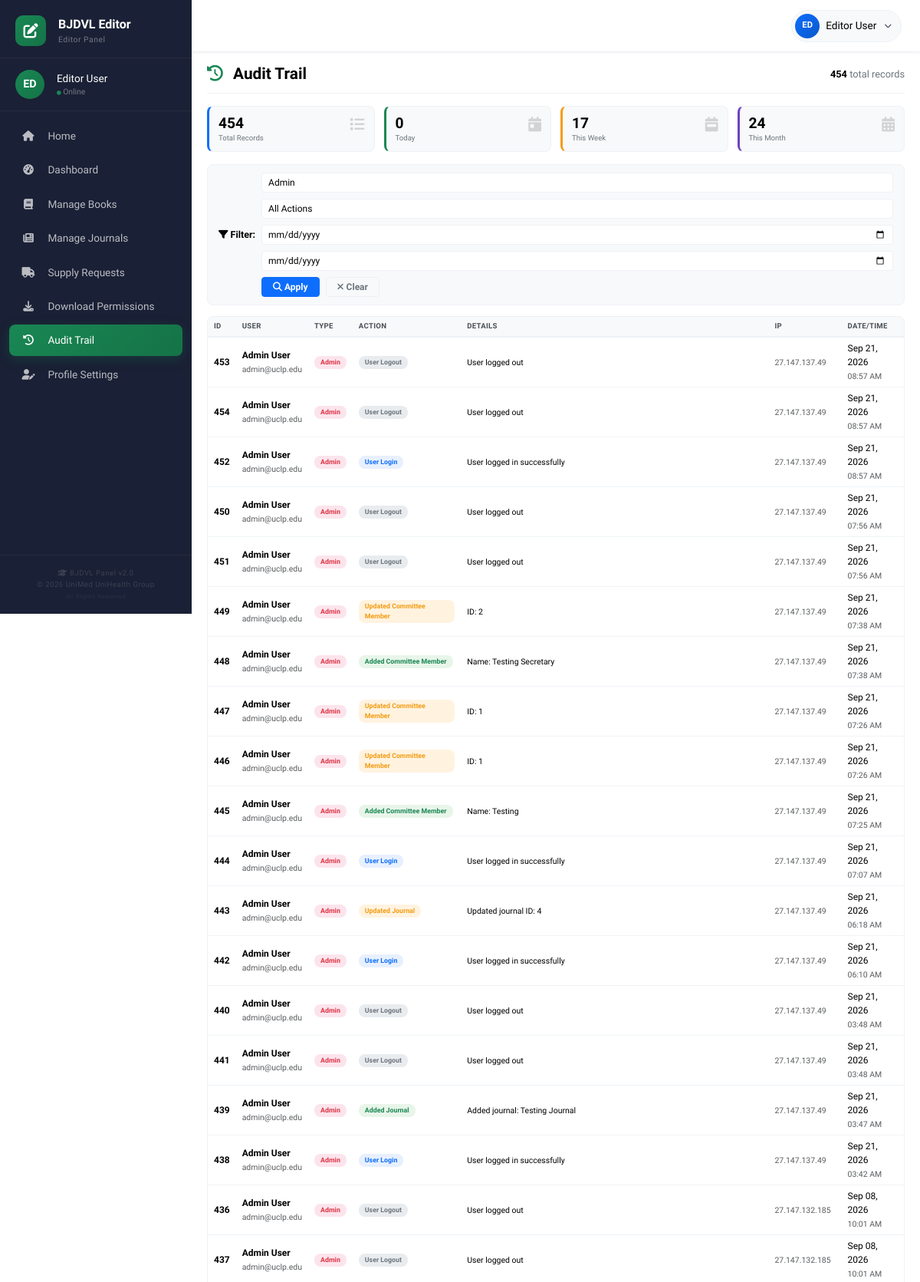
The page /editor/audit_trail.php?user_type=admin (signed in, upper part) on the database its author committed.
### tables this page shows
CREATE TABLE `audit_trail` (
  `id` int(11) NOT NULL,
  `user_id` int(11) DEFAULT NULL,
  `user_type` enum('admin','editor','doctor') DEFAULT NULL,
  `action` varchar(100) NOT NULL,
  `details` text DEFAULT NULL,
  `ip_address` varchar(45) DEFAULT NULL,
  `user_agent` text DEFAULT NULL,
  `created_at` timestamp NOT NULL DEFAULT current_timestamp()
);

CREATE TABLE `users` (
  `id` int(11) NOT NULL,
  `user_type` enum('doctor','admin','editor') NOT NULL DEFAULT 'doctor',
  `name` varchar(100) NOT NULL,
  `bmdc_reg_no` varchar(50) DEFAULT NULL,
  `specialty` varchar(100) DEFAULT NULL,
  `hospital_institute` varchar(200) DEFAULT NULL,
  `mobile` varchar(20) DEFAULT NULL,
  `email` varchar(100) NOT NULL,
  `password` varchar(255) NOT NULL,
  `profile_image` varchar(255) DEFAULT 'default.jpg',
  `is_verified` tinyint(1) DEFAULT 0,
  `is_active` tinyint(1) DEFAULT 1,
  `download_limit` int(11) DEFAULT 2,
  `created_at` timestamp NOT NULL DEFAULT current_timestamp(),
  `updated_at` timestamp NULL DEFAULT NULL ON UPDATE current_timestamp()
);

### includes/functions.php (called while the page is built, shortened)
<?php
function sanitize($input) {
    return htmlspecialchars(strip_tags(trim($input)), ENT_QUOTES, 'UTF-8');
}
?>

### editor/audit_trail.php (the view, shortened to what this page needs)
<?php
require_once __DIR__ . '/../includes/functions.php';
$db = Database::getInstance()->getConnection();
$userType = isset($_GET['user_type']) ? sanitize($_GET['user_type']) : '';
$dateFrom = isset($_GET['date_from']) ? sanitize($_GET['date_from']) : '';
$dateTo = isset($_GET['date_to']) ? sanitize($_GET['date_to']) : '';
$whereConditions = [];
$params = [];
$types = "";
if ($userType) {
    $whereConditions[] = "at.user_type = ?";
    $params[] = $userType;
    $types .= "s";
}
$whereClause = !empty($whereConditions) ? "WHERE " . implode(" AND ", $whereConditions) : "";
$query = "SELECT at.*, u.name as user_name, u.email as user_email
          FROM audit_trail at
          LEFT JOIN users u ON at.user_id = u.id
          $whereClause
          ORDER BY at.created_at DESC";
$stmt = $db->prepare($query);
if (!empty($params)) {
    $stmt->bind_param($types, ...$params);
}
$stmt->execute();
$logs = $stmt->get_result()->fetch_all(MYSQLI_ASSOC);
$stats = [
    'total' => $db->query("SELECT COUNT(*) as count FROM audit_trail")->fetch_assoc()['count'],
    'today' => $db->query("SELECT COUNT(*) as count FROM audit_trail WHERE DATE(created_at) = CURDATE()")->fetch_assoc()['count'],
    'this_week' => $db->query("SELECT COUNT(*) as count FROM audit_trail WHERE WEEK(created_at) = WEEK(CURDATE())")->fetch_assoc()['count'],
    'this_month' => $db->query("SELECT COUNT(*) as count FROM audit_trail WHERE MONTH(created_at) = MONTH(CURDATE())")->fetch_assoc()['count'],
];
?>
<!DOCTYPE html>
<html lang="en">
<head>
    <link href="https://cdn.jsdelivr.net/npm/bootstrap@5.3.0/dist/css/bootstrap.min.css" rel="stylesheet">
    <link rel="stylesheet" href="https://cdnjs.cloudflare.com/ajax/libs/font-awesome/6.4.0/css/all.min.css">
</head>
<body>
    <?php include __DIR__ . '/../includes/editor_nav.php'; ?>
    <div class="container-fluid">
        <div class="row">
            <?php include __DIR__ . '/../includes/editor_sidebar.php'; ?>
            <main class="main-content">
                <div class="page-header">
                    <h1><i class="fas fa-history"></i> Audit Trail</h1>
                    <span class="total-count"><strong><?php echo $stats['total']; ?></strong> total records</span>
                </div>
                <div class="stats-grid">
                    <div class="stat-card border-total"><div class="stat-icon"><i class="fas fa-list"></i></div><div class="stat-number"><?php echo $stats['total']; ?></div><div class="stat-label">Total Records</div></div>
                    <div class="stat-card border-today"><div class="stat-icon"><i class="fas fa-calendar-day"></i></div><div class="stat-number"><?php echo $stats['today']; ?></div><div class="stat-label">Today</div></div>
                    <div class="stat-card border-week"><div class="stat-icon"><i class="fas fa-calendar-week"></i></div><div class="stat-number"><?php echo $stats['this_week']; ?></div><div class="stat-label">This Week</div></div>
                    <div class="stat-card border-month"><div class="stat-icon"><i class="fas fa-calendar-alt"></i></div><div class="stat-number"><?php echo $stats['this_month']; ?></div><div class="stat-label">This Month</div></div>
                </div>
                <div class="filter-section">
                    <span class="filter-label"><i class="fas fa-filter"></i> Filter:</span>
                    <form method="GET" action="" class="d-flex flex-wrap gap-2 align-items-center" style="flex: 1;">
                        <select name="user_type" class="form-select">
                            <option value="admin" <?php echo $userType == 'admin' ? 'selected' : ''; ?>>Admin</option>
                        </select>
                        <select name="action" class="form-select">
                            <option value="">All Actions</option>
                        </select>
                        <input type="date" name="date_from" class="form-control" value="<?php echo $dateFrom; ?>" placeholder="Date From">
                        <input type="date" name="date_to" class="form-control" value="<?php echo $dateTo; ?>" placeholder="Date To">
                        <button type="submit" class="btn btn-primary"><i class="fas fa-search"></i> Apply</button>
                        <a href="<?php echo $_SERVER['PHP_SELF']; ?>" class="btn btn-clear"><i class="fas fa-times"></i> Clear</a>
                    </form>
                </div>
                <div class="table-card">
                    <div class="table-body">
                        <table>
                            <thead>
                                <tr>
                                    <th>ID</th>
                                    <th>User</th>
                                    <th>Type</th>
                                    <th>Action</th>
                                    <th>Details</th>
                                    <th>IP</th>
                                    <th>Date/Time</th>
                                </tr>
                            </thead>
                            <tbody>
                                <?php if (empty($logs)): ?>
                                <tr><td colspan="7" class="text-center py-4" style="color: #6c757d; font-family: 'Cambria', Georgia, serif;"><i class="fas fa-inbox fa-2x d-block mb-2" style="color: #dee2e6;"></i>No audit records found.</td></tr>
                                <?php else: ?>
                                <?php foreach ($logs as $log): ?>
                                <tr>
                                    <td><strong><?php echo $log['id']; ?></strong></td>
                                    <td>
                                        <?php if ($log['user_id']): ?>
                                        <strong><?php echo htmlspecialchars($log['user_name']); ?></strong>
                                        <br><small class="text-muted"><?php echo htmlspecialchars($log['user_email']); ?></small>
                                        <?php else: ?>
                                        <span class="text-muted">System</span>
                                        <?php endif; ?>
                                    </td>
                                    <td><span class="user-type-badge <?php echo $log['user_type'] ?? 'system'; ?>"><?php echo ucfirst($log['user_type'] ?? 'System'); ?></span></td>
                                    <td>
                                        <?php
                                            $actionClass = 'default';
                                            $actionLower = strtolower($log['action']);
                                            if (strpos($actionLower, 'login') !== false) $actionClass = 'login';
                                            elseif (strpos($actionLower, 'logout') !== false) $actionClass = 'logout';
                                            elseif (strpos($actionLower, 'add') !== false || strpos($actionLower, 'added') !== false) $actionClass = 'add';
                                            elseif (strpos($actionLower, 'update') !== false || strpos($actionLower, 'updated') !== false) $actionClass = 'update';
                                            elseif (strpos($actionLower, 'delete') !== false || strpos($actionLower, 'deleted') !== false) $actionClass = 'delete';
                                        ?>
                                        <span class="action-badge <?php echo $actionClass; ?>"><?php echo htmlspecialchars($log['action']); ?></span>
                                    </td>
                                    <td><small><?php echo htmlspecialchars($log['details'] ?? ''); ?></small></td>
                                    <td><small class="text-muted"><?php echo htmlspecialchars($log['ip_address']); ?></small></td>
                                    <td>
                                        <?php echo date('M d, Y', strtotime($log['created_at'])); ?>
                                        <br><small class="text-muted"><?php echo date('h:i A', strtotime($log['created_at'])); ?></small>
                                    </td>
                                </tr>
                                <?php endforeach; ?>
                                <?php endif; ?>
                            </tbody>
                        </table>
                    </div>
                </div>
            </main>
        </div>
    </div>
</body>
</html>

### editor/audit_trail.php (style rules this page uses)
* { margin: 0; padding: 0; box-sizing: border-box; }
body { font-family: 'Cambria', Georgia, serif; background: #ffffff; color: #000000; overflow-x: hidden; }
.main-content { margin-left: 250px; padding: 16px 20px 20px; min-height: 100vh; transition: all 0.3s ease; max-width: calc(100% - 250px); overflow-x: hidden; background: #ffffff; }
.page-header { display: flex; justify-content: space-between; align-items: center; flex-wrap: wrap; padding: 0 0 12px 0; border-bottom: 1px solid #eef1f5; margin-bottom: 16px; }
.page-header h1 { font-weight: 700; font-size: 1.3rem; color: #000000; margin: 0; font-family: 'Cambria', Georgia, serif; }
.page-header h1 i { color: #198754; margin-right: 8px; }
.page-header .total-count { font-family: 'Cambria', Georgia, serif; font-size: 0.8rem; color: #6c757d; }
.page-header .total-count strong { color: #000000; }
.stats-grid { display: grid; grid-template-columns: repeat(4, 1fr); gap: 12px; margin-bottom: 16px; }
.stat-card { background: #f8f9fa; border-radius: 8px; padding: 10px 12px; border: 1px solid #eef1f5; transition: all 0.2s ease; }
.stat-card .stat-number { font-size: 1.2rem; font-weight: 700; color: #000000; line-height: 1.2; font-family: 'Cambria', Georgia, serif; }
.stat-card .stat-label { font-size: 0.6rem; color: #6c757d; font-weight: 500; font-family: 'Cambria', Georgia, serif; margin-top: 1px; }
.stat-card .stat-icon { float: right; font-size: 1.2rem; opacity: 0.15; color: #000000; }
.stat-card.border-total { border-left: 3px solid #0d6efd; }
.stat-card.border-today { border-left: 3px solid #198754; }
.stat-card.border-week { border-left: 3px solid #f39c12; }
.stat-card.border-month { border-left: 3px solid #6f42c1; }
.filter-section { background: #f8f9fa; border-radius: 8px; padding: 10px 14px; border: 1px solid #eef1f5; margin-bottom: 14px; display: flex; flex-wrap: wrap; gap: 8px; align-items: center; }
.filter-section .filter-label { font-family: 'Cambria', Georgia, serif; font-weight: 600; font-size: 0.78rem; color: #000000; }
.filter-section .form-select, .filter-section .form-control { font-family: 'Cambria', Georgia, serif; font-size: 0.75rem; padding: 3px 8px; border-radius: 4px; border: 1.5px solid #eef1f5; background: #ffffff; color: #000000; min-width: 120px; }
.filter-section .btn { font-family: 'Cambria', Georgia, serif; font-size: 0.75rem; font-weight: 600; padding: 3px 14px; border-radius: 4px; }
.filter-section .btn-clear { background: transparent; border: 1px solid #eef1f5; color: #6c757d; }
.table-card { background: #f8f9fa; border-radius: 8px; border: 1px solid #eef1f5; overflow: hidden; }
.table-card .table-body { padding: 0; overflow-x: auto; -webkit-overflow-scrolling: touch; }
.table-card .table-body table { margin: 0; font-family: 'Cambria', Georgia, serif; font-size: 0.75rem; width: 100%; min-width: 900px; background: #ffffff; }
.table-card .table-body table thead th { background: #f8f9fa; color: #495057; font-weight: 600; border-bottom: 2px solid #eef1f5; padding: 5px 8px; white-space: nowrap; font-size: 0.6rem; text-transform: uppercase; letter-spacing: 0.3px; }
.table-card .table-body table tbody td { padding: 5px 8px; vertical-align: middle; border-bottom: 1px solid #f0f4f8; color: #000000; font-size: 0.75rem; }
.user-type-badge { padding: 2px 8px; border-radius: 8px; font-size: 0.55rem; font-weight: 600; display: inline-block; font-family: 'Cambria', Georgia, serif; }
.user-type-badge.admin { background: #fce4ec; color: #dc3545; }
.action-badge { padding: 2px 8px; border-radius: 8px; font-size: 0.55rem; font-weight: 600; display: inline-block; font-family: 'Cambria', Georgia, serif; }
.action-badge.login { background: #e8f0fe; color: #0d6efd; }
.action-badge.logout { background: #e9ecef; color: #6c757d; }
.action-badge.add { background: #e8f5e9; color: #198754; }
.action-badge.update { background: #fff3e0; color: #f39c12; }

### rows shown on the page
audit_trail: id "453", user.name "Admin User", user.email "admin@uclp.edu", user_type "Admin", action "User Logout", details "User logged out", ip_address "27.147.137.49", created_at "Sep 21, 2026", created_at "08:57 AM"
audit_trail: id "454", user.name "Admin User", user.email "admin@uclp.edu", user_type "Admin", action "User Logout", details "User logged out", ip_address "27.147.137.49", created_at "Sep 21, 2026", created_at "08:57 AM"
audit_trail: id "452", user.name "Admin User", user.email "admin@uclp.edu", user_type "Admin", action "User Login", details "User logged in successfully", ip_address "27.147.137.49", created_at "Sep 21, 2026", created_at "08:57 AM"
audit_trail: id "450", user.name "Admin User", user.email "admin@uclp.edu", user_type "Admin", action "User Logout", details "User logged out", ip_address "27.147.137.49", created_at "Sep 21, 2026", created_at "07:56 AM"
audit_trail: id "451", user.name "Admin User", user.email "admin@uclp.edu", user_type "Admin", action "User Logout", details "User logged out", ip_address "27.147.137.49", created_at "Sep 21, 2026", created_at "07:56 AM"
audit_trail: id "449", user.name "Admin User", user.email "admin@uclp.edu", user_type "Admin", action "Updated Committee Member", details "ID: 2", ip_address "27.147.137.49", created_at "Sep 21, 2026", created_at "07:38 AM"
audit_trail: id "448", user.name "Admin User", user.email "admin@uclp.edu", user_type "Admin", action "Added Committee Member", details "Name: Testing Secretary", ip_address "27.147.137.49", created_at "Sep 21, 2026", created_at "07:38 AM"
audit_trail: id "447", user.name "Admin User", user.email "admin@uclp.edu", user_type "Admin", action "Updated Committee Member", details "ID: 1", ip_address "27.147.137.49", created_at "Sep 21, 2026", created_at "07:26 AM"
audit_trail: id "446", user.name "Admin User", user.email "admin@uclp.edu", user_type "Admin", action "Updated Committee Member", details "ID: 1", ip_address "27.147.137.49", created_at "Sep 21, 2026", created_at "07:26 AM"
audit_trail: id "445", user.name "Admin User", user.email "admin@uclp.edu", user_type "Admin", action "Added Committee Member", details "Name: Testing", ip_address "27.147.137.49", created_at "Sep 21, 2026", created_at "07:25 AM"
audit_trail: id "444", user.name "Admin User", user.email "admin@uclp.edu", user_type "Admin", action "User Login", details "User logged in successfully", ip_address "27.147.137.49", created_at "Sep 21, 2026", created_at "07:07 AM"
audit_trail: id "443", user.name "Admin User", user.email "admin@uclp.edu", user_type "Admin", action "Updated Journal", details "Updated journal ID: 4", ip_address "27.147.137.49", created_at "Sep 21, 2026", created_at "06:18 AM"
audit_trail: id "442", user.name "Admin User", user.email "admin@uclp.edu", user_type "Admin", action "User Login", details "User logged in successfully", ip_address "27.147.137.49", created_at "Sep 21, 2026", created_at "06:10 AM"
audit_trail: id "440", user.name "Admin User", user.email "admin@uclp.edu", user_type "Admin", action "User Logout", details "User logged out", ip_address "27.147.137.49", created_at "Sep 21, 2026", created_at "03:48 AM"
audit_trail: id "441", user.name "Admin User", user.email "admin@uclp.edu", user_type "Admin", action "User Logout", details "User logged out", ip_address "27.147.137.49", created_at "Sep 21, 2026", created_at "03:48 AM"
audit_trail: id "439", user.name "Admin User", user.email "admin@uclp.edu", user_type "Admin", action "Added Journal", details "Added journal: Testing Journal", ip_address "27.147.137.49", created_at "Sep 21, 2026", created_at "03:47 AM"
audit_trail: id "438", user.name "Admin User", user.email "admin@uclp.edu", user_type "Admin", action "User Login", details "User logged in successfully", ip_address "27.147.137.49", created_at "Sep 21, 2026", created_at "03:42 AM"
audit_trail: id "436", user.name "Admin User", user.email "admin@uclp.edu", user_type "Admin", action "User Logout", details "User logged out", ip_address "27.147.132.185", created_at "Sep 08, 2026", created_at "10:01 AM"
audit_trail: id "437", user.name "Admin User", user.email "admin@uclp.edu", user_type "Admin", action "User Logout", details "User logged out", ip_address "27.147.132.185", created_at "Sep 08, 2026", created_at "10:01 AM"

### other values the page prints
substr($_SESSION['user_name'] ?? 'E', 0, 2) "ED"
$_SESSION['user_name'] "Editor User"
$stats['total'] "454"
$stats['today'] "0"
$stats['this_week'] "17"
$stats['this_month'] "24"
